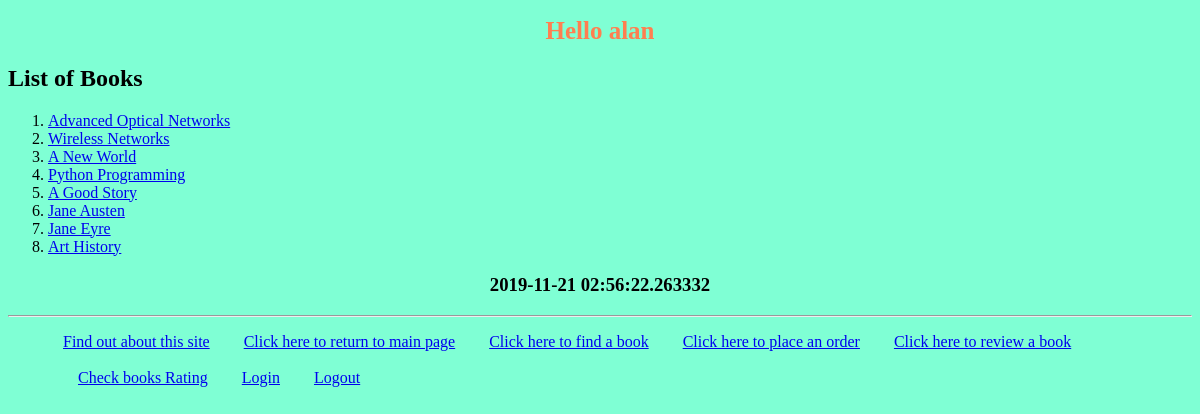
/myapp/ (signed in), run on the app's committed database.
### myapp/models.py (models this page shows, shortened)
class Book(models.Model):
    CATEGORY_CHOICES = [
        ('S', 'Scinece&Tech'),
        ('F', 'Fiction'),
        ('B', 'Biography'),
        ('T', 'Travel'),
        ('O', 'Other')
    ]
    title = models.CharField(max_length=200)
    category = models.CharField(max_length=1, choices=CATEGORY_CHOICES, default='S')
    num_pages = models.PositiveIntegerField(default=100)
    price = models.DecimalField(max_digits=10, decimal_places=2)
    description = models.TextField(blank=True)
    publisher = models.ForeignKey(Publisher, related_name='books', on_delete=models.CASCADE)
    num_reviews = models.PositiveIntegerField(default=0)

### myapp/views.py (the view)
# urls.py: path(r'', views.index, name='index'),
def index(request):
    if 'last_login' in request.session:
        last_login = request.session['last_login']
    else:
        last_login = 'Your last login was more that one hour ago'
    booklist = Book.objects.all().order_by('id')[:10]
    return render(request, 'myapp/index.html', {'booklist': booklist, 'last_login': last_login})

### templates/myapp/index.html
{% extends 'myapp/base.html' %}
{% block body_block %}
    {% if booklist %}
        <h2>List of Books</h2>
        <ol>
            {% for book  in booklist %}
                <li> <a href="{% url 'myapp:book_detail' book.id %}">{{book.title}} </a> </li>
            {% endfor %}
        </ol>
        <h3 align="center">{{ last_login }}</h3>
    {% else %}
        <strong>There are no available books!</strong>
    {% endif %}
{% endblock %}

### myapp/templates/myapp/base.html (shortened to what this page needs)
<!DOCTYPE html>
{% load staticfiles %}
<html>
    <head>
        <link rel="stylesheet" type="text/css" href="{% static 'myapp/style.css' %}" />
    </head>
    <body>
        <div>
            <h1>{% block myhdg %}Hello {{request.user.username}} {% endblock %}</h1>
            {% block body_block %}*** {% endblock %}
        </div>
        <hr />
        <div>
            <ul>
                <li class="hbar1"><a href="{% url 'myapp:about' %}">Find out about this site</a></li>
                <li class="hbar1"><a href = "{% url 'myapp:index' %}">Click here to return to main page</a></li>
                <li class="hbar1"><a href = "{% url 'myapp:findbooks' %}">Click here to find a book</a></li>
                <li class="hbar1"><a href = "{% url 'myapp:place_order' %}">Click here to place an order</a></li>
                <li class="hbar1"><a href = "{% url 'myapp:review' %}">Click here to review a book</a><br><br></li>
                <li class="hbar1"><a href = "{% url 'myapp:chk_reviews_index' %}">Check books Rating</a></li>
                <li class="hbar1"><a href = "{% url 'myapp:login' %}">Login</a></li>
                <li class="hbar1"><a href = "{% url 'myapp:logout' %}">Logout</a></li>
            </ul>
        </div>
    </body>
</html>

### myapp/static/myapp/style.css (style rules this page uses)
h1 { color: coral; font-size: 25px; text-align: center; }
body { background-color: aquamarine; }
.hbar1 { display: inline; margin: 15px; }

### data on the page
Book: title "Advanced Optical Networks"
Book: title "Wireless Networks"
Book: title "A New World"
Book: title "Python Programming"
Book: title "A Good Story"
Book: title "Jane Austen"
Book: title "Jane Eyre"
Book: title "Art History"

### other printed values
{{ request.user.username }} "alan"
{{ last_login }} "2019-11-21 02:56:22.263332"
